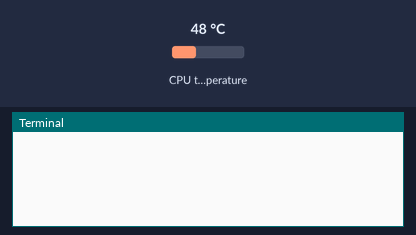
A program run on a simulated Raspberry Pi (BCM pin numbers). Shown: the last lines printed to the terminal. The inputs (shaded band) are chosen by the test bench; at power-on: CPU temperature 48 °C. System figures (address, load, memory, disk, uptime) are fixed made-up values; web requests get an empty 200 reply after 0.4 s.

Above: at 1.2 s.
1.3 s: CPU temperature set to 31 °C
At 5.7 s:
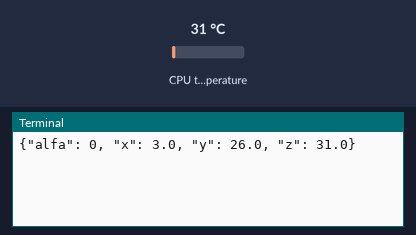
12.8 s: CPU temperature set to 44 °C
At 18.4 s:
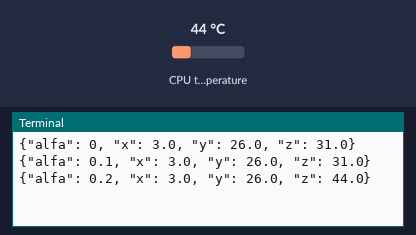
Timing chart, 0 to 19.9 s (numbered marks = the images above; inputs shaded):
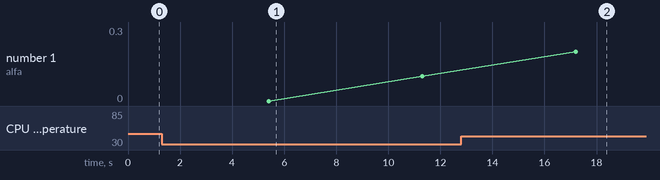

Measured:
- after the input at 1.3 s, the terminal: prints a new line after 4.1 s (image 1)
- after the input at 12.8 s, the terminal: prints a new line after 4.4 s (image 2)

The program:

datageneraattori.py
```python
import requests
import json
import time
import random
import psutil

from gpiozero import CPUTemperature
# tehdään listat plottaamista varten
alfat = []
xt = []
yt = []
zt = []

sade = 10
alfa = 0


#Funktio lämpötilan saamiseen
def cpu_temp():
    temp = CPUTemperature()
    cpu_temp = round(temp.temperature,1)

    return cpu_temp

while alfa < 10:

    measurement = { }
    measurement['alfa'] = alfa
    measurement['x'] = psutil.cpu_percent(interval=5)
    measurement['y'] = psutil.virtual_memory().percent
    measurement['z'] = cpu_temp()

    # lisätään vielä listoihin plottaamista varten
    alfat.append(measurement['alfa'])
    xt.append(measurement['x'])
    yt.append(measurement['y'])
    zt.append(measurement['z'])

    # muunna json-muotoon
    s = json.dumps(measurement)
    # TODO: lähetä data HTTP Postilla serverille
    response = requests.post("http://localhost:5000/uusimittaus", data = s)

    print(s)
    time.sleep(0.5)

    alfa += 0.1
# plotataan
```
